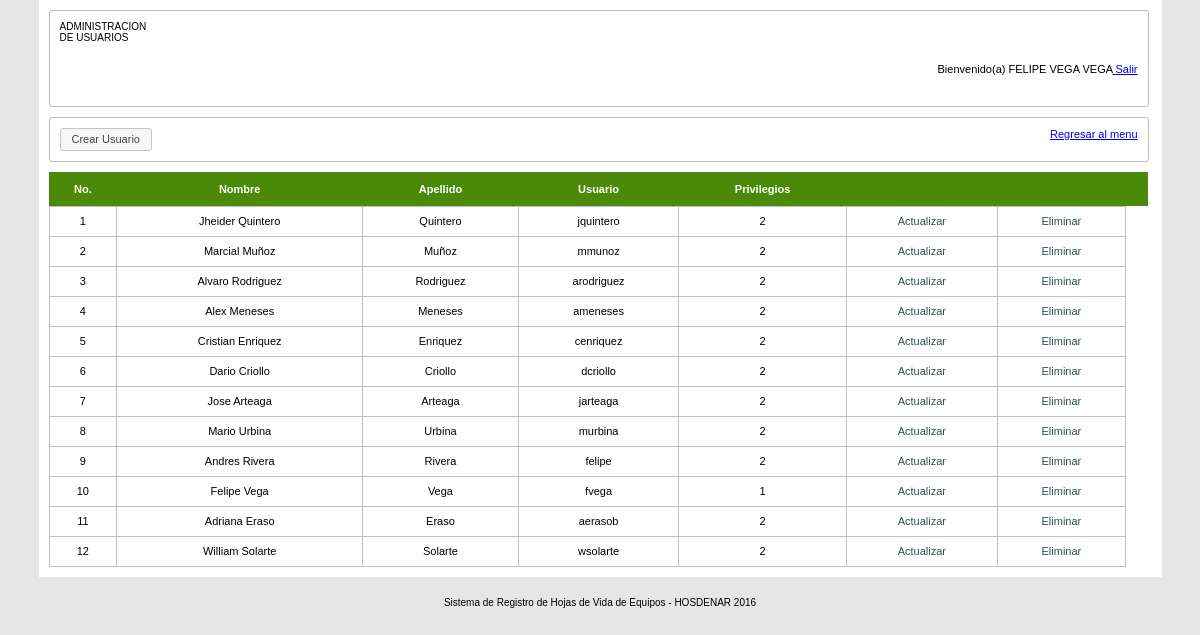
/php/admin_usuarios/administrar_usuario.php (signed in), run on the app's committed database.
### tables this page shows
CREATE TABLE IF NOT EXISTS `usuarios` (
`id_usuario` int(11) NOT NULL,
  `nick_usuario` varchar(120) NOT NULL,
  `contrasena_usuario` varchar(120) NOT NULL,
  `nombre_usuario` varchar(120) NOT NULL,
  `apellido_usuario` varchar(120) NOT NULL,
  `telefono_usuario` bigint(255) DEFAULT NULL,
  `privilegios` tinyint(1) NOT NULL,
  `area_usuario` varchar(120) NOT NULL
);

### php/admin_usuarios/administrar_usuario.php (the view, shortened to what this page needs)
<?php
require_once('../../db/utilities.php');
$sql = "SELECT id_usuario, nick_usuario, nombre_usuario, apellido_usuario, privilegios FROM usuarios ORDER BY id_usuario ASC";
$resultado = $conexion->query($sql);
?>
<!DOCTYPE html>
<html lang="es">
<head>
   <link rel="stylesheet" href="//code.jquery.com/ui/1.11.4/themes/pepper-grinder/jquery-ui.css">
   <link rel="stylesheet" href="../../css/style2.css">
</head>
<body>
   <div id="wrapper">
		<header id="cabecera">
			<div id="izquierda"><p>ADMINISTRACION DE USUARIOS</p></div>
			<div id="derecha"><p id="fecha"><?php echo $fecha_colombia; ?></p><br><br><p><span>Bienvenido(a) <?php echo strtoupper($_SESSION['nombre']); echo " ".strtoupper($_SESSION['apellido']); ?></span><span><a href="../logout.php"> Salir</a></span></p></div>
		</header>
		<div id="seleccionar">
           <span><button type="button" id="btn_crear_usuario">Crear Usuario</button></span>
            <div><a href="../menu.php">Regresar al menu</a></div>
         </div>
         <section id="listado_usuarios">
            <table id='tablaRegistros'>
              <thead>
                 <th class='centrarCelda'>No.</th>
                 <th class='centrarCelda'>Nombre</th>
                 <th class='centrarCelda'>Apellido</th>
                 <th class='centrarCelda'>Usuario</th>
                 <th class='centrarCelda'>Privilegios</th>
                 <th class='centrarCelda'></th>
                  <th class='centrarCelda'></th>
                  <th class='centrarCelda'></th>
              </thead>
              <tbody>
               <?php
                  while($fila = $resultado->fetch_array()) {
                     echo "<tr>";
                        echo utf8_encode("<td class='centrarCelda'>{$fila['id_usuario']}</td>");
                        echo utf8_encode("<td class='centrarCelda'>{$fila['nombre_usuario']}</td>");
                        echo utf8_encode("<td class='centrarCelda'>{$fila['apellido_usuario']}</td>");
                        echo utf8_encode("<td class='centrarCelda'>{$fila['nick_usuario']}</td>");
                        echo utf8_encode("<td class='centrarCelda'>{$fila['privilegios']}</td>");
                        echo "<td class='centrarCelda'><a href=''>Actualizar</a></td>";
                        echo "<td class='centrarCelda'><a href=''>Eliminar</a></td>";
                     echo "</tr>";
                  }
               ?>
               </tbody>
            </table>
         </section>
      </div>
   <?php
         include('../include/footer.inc.php');
       ?>
</body>
</html>

### include/footer.inc.php
<footer style="clear: both;">
   Sistema de Registro de Hojas de Vida de Equipos - HOSDENAR 2016
</footer>

### css/style2.css (style rules this page uses)
* { margin: 0; padding: 0; font-family: Arial; }
body { text-align: center; background-color: #E6E6E6; font: 62.5% "Trebuchet MS", sans-serif; }
#wrapper { width: 1100px; margin: 0 auto; text-align: left; padding: 10px 13px 10px 10px; background-color: white; height: auto; }
#cabecera { width: 98%; height: 70px; padding: 10px 10px 15px 10px; margin-bottom: 10px; border: 1px solid #BDBDBD; border-radius: 3px; }
#cabecera #izquierda { float: left; width: 100px; height: auto; }
#cabecera #derecha { float: right; width: 220px; height: auto; text-align: right; }
#cabecera #derecha p:last-child { font-size: 11px; margin-top: 20px; }
#seleccionar { width: 98%; padding: 10px; border: 1px solid #BDBDBD; border-radius: 3px; margin-bottom: 10px; font-size: 11px; }
table { margin: 0 auto; width: 100%; font-size: 11px; }
table td { padding: 5px; }
#lista-chequeo table tr td:nth-child(1), td:nth-child(3), td:nth-child(4), td:nth-child(5) { text-align: center; }
#seleccionar div { float: right; }
footer { margin-top: 20px; }
#tablaRegistros { border-collapse: collapse; width: 100%; font-size: 11px; }
#tablaRegistros th { padding: 2px 4px; text-align: center; background-color: #4B8A08; color: white; height: 30px; }
#tablaRegistros tbody { height: auto; }
#tablaRegistros td { border: 1px solid silver; padding: 2px 4px; height: 25px; }
#tablaRegistros a { color: darkslategray; text-decoration: none; }
.centrarCelda { text-align: center; }

### data on the page
usuarios: id_usuario "1", nombre_usuario "Jheider Quintero", apellido_usuario "Quintero", nick_usuario "jquintero", privilegios "2"
usuarios: id_usuario "2", nombre_usuario "Marcial Muñoz", apellido_usuario "Muñoz", nick_usuario "mmunoz", privilegios "2"
usuarios: id_usuario "3", nombre_usuario "Alvaro Rodriguez", apellido_usuario "Rodriguez", nick_usuario "arodriguez", privilegios "2"
usuarios: id_usuario "4", nombre_usuario "Alex Meneses", apellido_usuario "Meneses", nick_usuario "ameneses", privilegios "2"
usuarios: id_usuario "5", nombre_usuario "Cristian Enriquez", apellido_usuario "Enriquez", nick_usuario "cenriquez", privilegios "2"
usuarios: id_usuario "6", nombre_usuario "Dario Criollo", apellido_usuario "Criollo", nick_usuario "dcriollo", privilegios "2"
usuarios: id_usuario "7", nombre_usuario "Jose Arteaga", apellido_usuario "Arteaga", nick_usuario "jarteaga", privilegios "2"
usuarios: id_usuario "8", nombre_usuario "Mario Urbina", apellido_usuario "Urbina", nick_usuario "murbina", privilegios "2"
usuarios: id_usuario "9", nombre_usuario "Andres Rivera", apellido_usuario "Rivera", nick_usuario "felipe", privilegios "2"
usuarios: id_usuario "10", nombre_usuario "Felipe Vega", apellido_usuario "Vega", nick_usuario "fvega", privilegios "1"
usuarios: id_usuario "11", nombre_usuario "Adriana Eraso", apellido_usuario "Eraso", nick_usuario "aerasob", privilegios "2"
usuarios: id_usuario "12", nombre_usuario "William Solarte", apellido_usuario "Solarte", nick_usuario "wsolarte", privilegios "2"

### other printed values
$_SESSION['nombre'] "FELIPE VEGA"
$_SESSION['apellido'] "VEGA"
